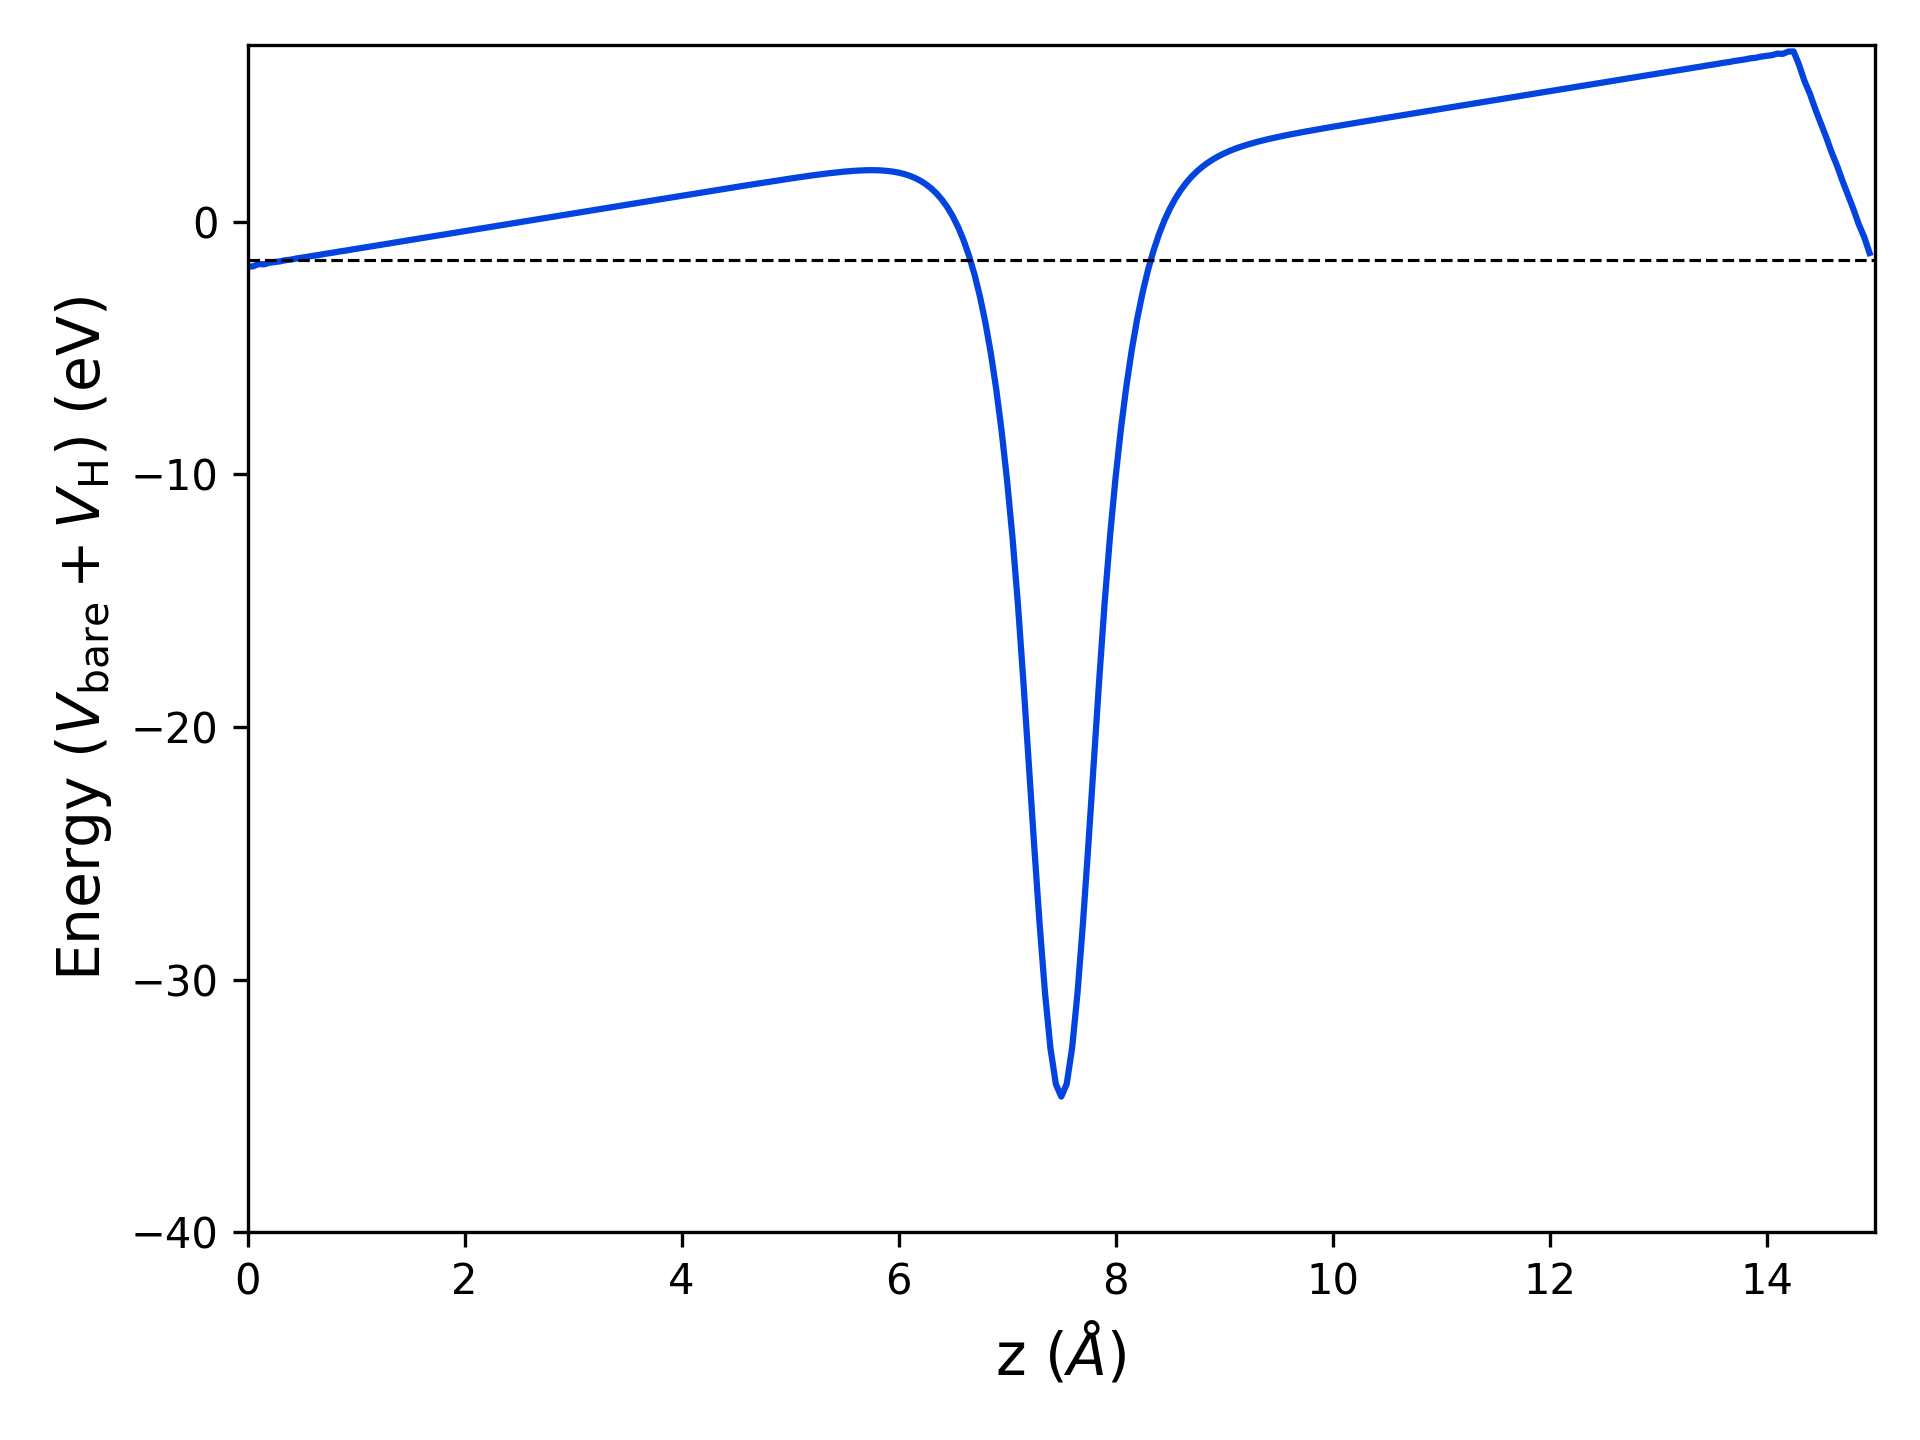

Here is the Python script that generated this plot:
import matplotlib.pyplot as plt
import numpy as np

# Load data
z, V = np.loadtxt('avg.dat', usecols=(0,1), unpack=True)

au2a = 0.529177249 # Convert a.u. to Angstrom
ry2ev = 13.605698066 # Convert Ry to eV


plt.plot(z*au2a, V*ry2ev, c='xkcd:blue')

#plt.plot(z*au2a, V, c='xkcd:blue')

# Plot a dashed line at zero
plt.axhline(-1.50936358, linestyle='--', linewidth=0.75, color='xkcd:black')

plt.xlim(0, 15)
plt.ylim(-40, 7)

#plt.ylim(-4, 4)

plt.xlabel('z ($\\AA$)', fontsize=14)
plt.ylabel(r'Energy ($V_{\mathrm{bare}} + V_{\mathrm{H}}$) (eV)', fontsize=14)

#plt.ylabel(r'Energy ($V_{\mathrm{bare}} + V_{\mathrm{H}}$) (Ry)', fontsize=14)

plt.tight_layout()
plt.savefig('potential.png', dpi=300)
